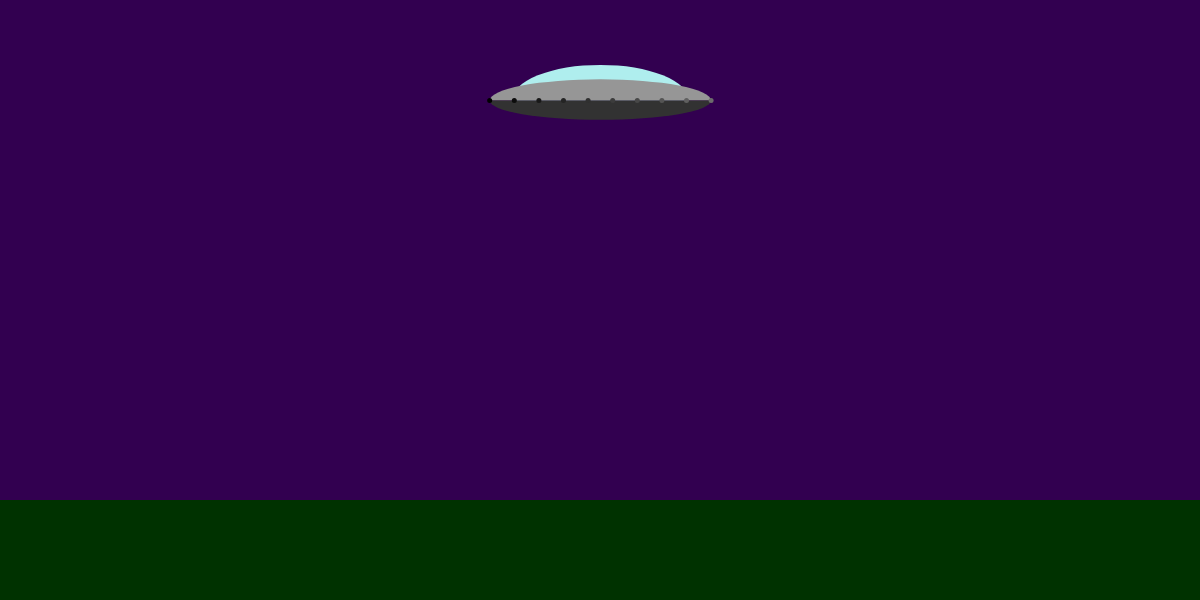
Frame 1 (no input)
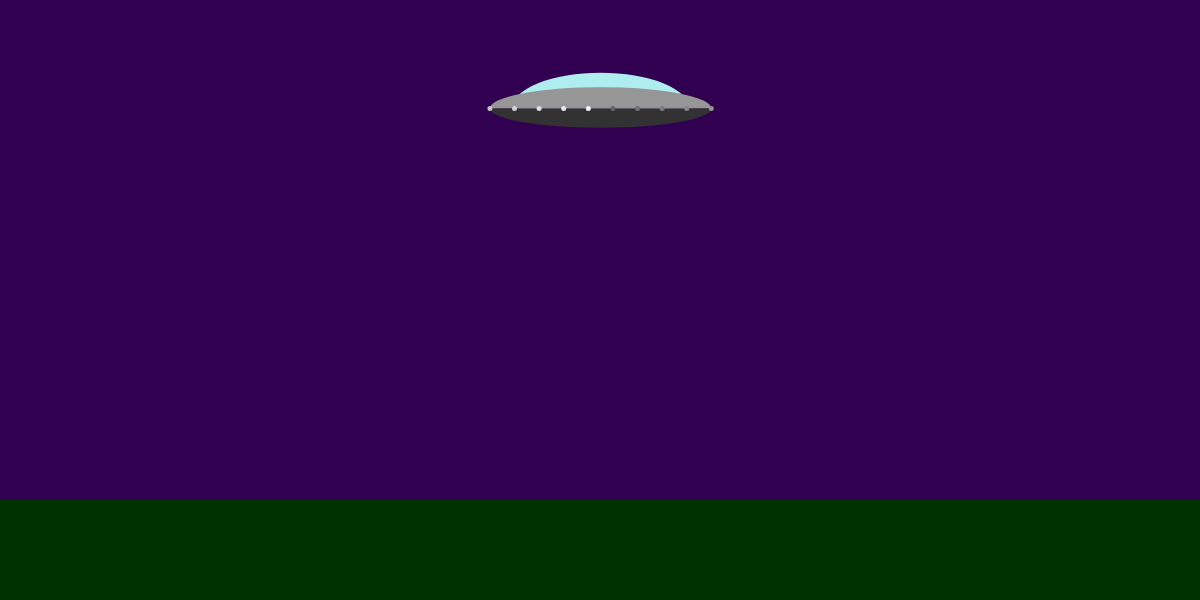
Frame 60 (no input)
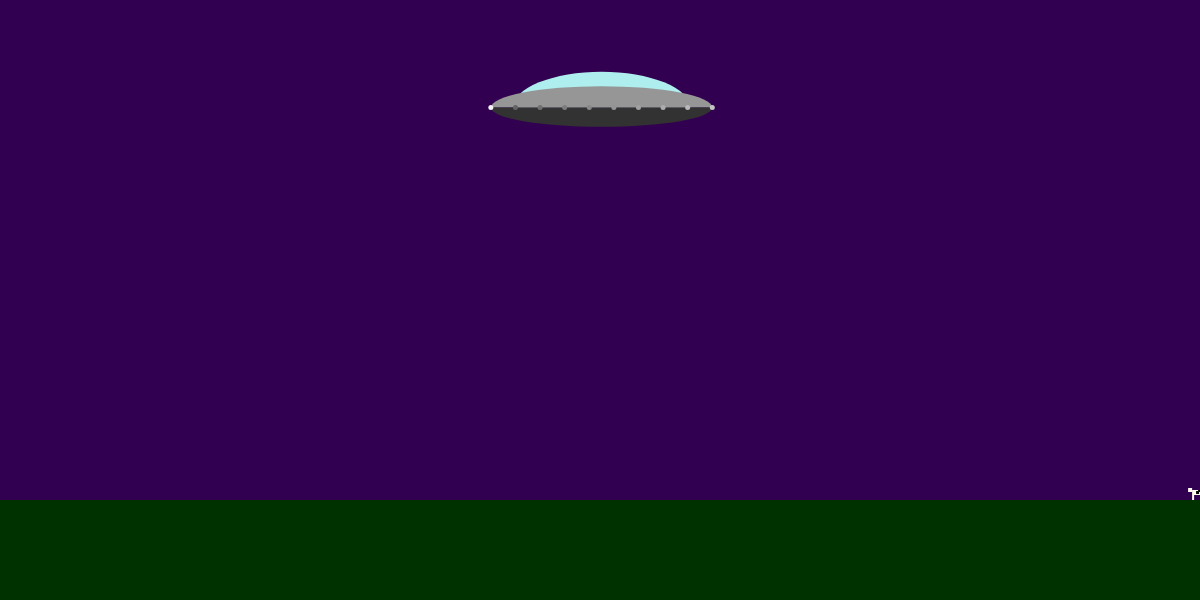
Frame 120 (the mouse pressed at the canvas centre since frame 60)

The p5.js sketch that drew these frames (run headless with seeded random() and noise() and a simulated clock; from frame 60 on, the mouse is pressed at the canvas centre):

// p5.js sketch
// ── sketch.js
//Topic 1.1 
//Object orientation revisted
//part two

var flyingSaucer;
var cowManager;


function setup()
{
    createCanvas(1200,600);
    noStroke();
    
    flyingSaucer = new FlyingSaucer(width/2,100);
    cowManager = new CowManager();

}

function draw()
{
    background(50,0,80);
    
    //draw the ground
    fill(0,50,0);
    rect(0,height - 100, width, 100);
    

    cowManager.update();
    cowManager.draw();
    
    flyingSaucer.hover();
    flyingSaucer.draw();
    

}



function FlyingSaucer(x,y)
{
    //public
    this.x = x;
    this.y = y;
    this.beamOn = false;
    
    //private
    var fs_width = random(150,250);
    var fs_height = random(75,125);
    var window_width = random(0.65,0.85);
    var window_height = random(0.75,1);
    var base_height = random(0.25,0.5);
    var num_lights = floor(random(5,25));
    var light_inc = floor(random(5,10));
    var brightnesses = [];
    
//    var self = this;
    
    
    ///////////methods/////////////
    
    this.hover = function()
    {
        this.x += random(-1,1);
        this.y += random(-1,1); 
        
        if(!this.beamOn && random() > 0.995)
        {
            this.beamOn = true;
        }
        else if(this.beamOn && random() > 0.999)
        {
            this.beamOn = false;
        }
    }

    
    this.draw = function()
    {
        if(this.beamOn)
        {
            this.beam();
        }
        
        
        //draw the window
        fill(175,238,238);
        arc(
            this.x,
            this.y,
            fs_width * window_width,
            fs_height * window_height,
            PI,TWO_PI);

        //draw the body
        fill(150);
        arc(
            this.x,
            this.y,
            fs_width,
            fs_height/2,
            PI,TWO_PI);

        //draw the base
        fill(50);
        arc(
            this.x,
            this.y,
            fs_width,
            fs_height * base_height,
            0,PI);

        //draw the lights
        var incr = (fs_width/(num_lights -1)); 

        for(var i = 0; i < num_lights; i++)
        {

            var x = this.x - fs_width/2 + i * incr;
            fill(brightnesses[i]);
            ellipse(
                x,
                this.y,
                5,
                5
            )
            brightnesses[i] += light_inc;
            if(brightnesses[i] > 255)
            {
                brightnesses[i] = 100;
            }
        }
    }   

    this.beam = function()
    {
        if(random() > 0.25)
        {
            fill(255,255,100,150);
            beginShape();
            vertex(this.x - 25,this.y + fs_height * base_height * 0.5);
            vertex(this.x + 25,this.y + fs_height * base_height * 0.5);
            vertex(this.x + 70,height - 100);
            vertex(this.x - 70,height - 100);
            endShape();
        }
    }

    //////// setup code /////////
    
    for(var i = 0; i < num_lights; i++)
    {
        brightnesses.push((i * light_inc * 2)%255);
    }

}


function Cow(x,y)
{
    //public
    this.x = x;
    this.y = y;
    this.direction = random(1,2);
    
    //private
    var step = 0;

    if(random() > 0.5)
    {
        this.direction *= -1;    
    }
    
   
    
    this.draw = function()
    {
        
        push();
        translate(this.x, this.y);
        if(this.direction > 0)
        {
            scale(-1,1);
        }
        
        fill(255,250,240)
        rect(0,-10,10,5);
        
        //legs
        if(step > 5)
        {
            rect(0,-5,2,5);
            rect(8,-5,2,5);
        }
        else
        {
            rect(2,-5,2,5);
            rect(6,-5,2,5);
        }
        
        //head
        rect(-4,-12,4,4);
        
        //markings
        fill(0);
        rect(4,-9,3,3);
        rect(6,-10,2,2);

        pop();
        

        
    }
    
    this.walk = function()
    {
        this.x += this.direction;
        step = (step + 1)%10;
    }

}

function CowManager()
{
    this.minCows = 10;
    
    var cows = [];
    
    this.update = function()
    {
        if(cows.length < this.minCows)
        {
            if(random() < 0.5){
                cows.push(new Cow(-200, height - 100));
            }
            else
            {
                cows.push(new Cow(width + 200, height - 100));
            }
        }
        
        for(var i = 0; i < cows.length; i++)
        {
            cows[i].walk();
            
            if(cows[i].x > width + 200)
            {
                cows[i].x = -200;
            }
            else if(cows[i].x < -200){
                cows[i].x = width + 200;
            }
        }
    }
    
    this.draw = function()
    {
        for(var i = 0; i < cows.length; i++)
        {
            cows[i].draw();
        }
    }
}
